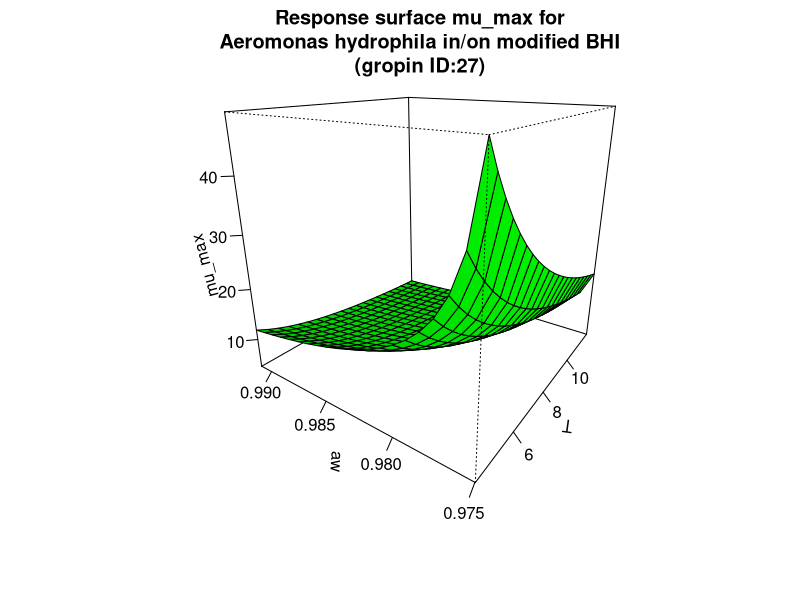

This chart was generated by the following R code:
#############################
# start of Parameter script
#############################
T <- seq(4.004,11.988011988012,length.out=21)
aw <- seq(0.974974,0.991008991008991,length.out=21)
#############################
# end of Parameter script
#############################
############################# 
# start of Model script Gropin ID 27 
#############################
 
# constant coefficients for this model
c <- 0.143
awmin <- 0.974
Tmin <- -0.48499999999999999
 
variables <- data.frame(T,aw)
argumentsPar <- expand.grid(variables)
 
# heart of the model
response_surface <- function(T,aw) {
   mumax <-(1/(c*sqrt(aw-awmin)*(T-Tmin)))

return(mumax=mumax)
} 

# output parameters
mumax <- cbind(argumentsPar,response_surface(argumentsPar['T'],argumentsPar['aw']))
colnames(mumax) <- c(colnames(argumentsPar),'mumax')
#############################
# End of Model script
#############################
############################# 
# start of Visualisation script Gropin ID 27 
#############################
persp(T,aw,matrix(unlist(mumax$mumax),nrow=21),col = 'green',xlab='T',ylab='aw',zlab='mu_max',main='Response surface mu_max for
Aeromonas hydrophila in/on modified BHI
(gropin ID:27)',theta=305,phi=20,shade=0.25,ticktype = 'detailed')
#############################
# End of Visualisation script
#############################
